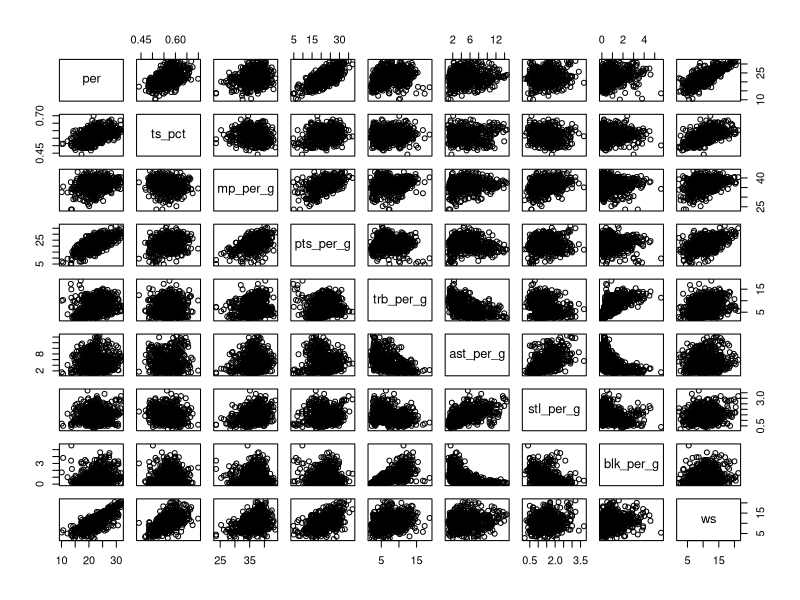

R code for this plot:
## ---- chunk 1
knitr::opts_chunk$set(echo = TRUE)
## ---- chunk 2
NBA = read.csv("mvp_votings.csv",header=TRUE)

#NBA


#----- we want to remove duplicate predictors and ones that are correleated with winshare at all, can do this through explanatory plots, and cross-correleation measures
#pairs(NBA[,c(2,3,5,6,12,13)])

#pairs(NBA[,c(17,18,19,20,21,22,26,27)])

#pairs(NBA[,c(6,8,11,12,13,15,18,19)])
#pairs(NBA[,c(2,14,17,21)])


# some varibales just by there names we can get rid of like offensive rebound, defnsive rebound for just total rebounds. 
# also with these correleation we unsurprisinly see that with minutes played all the other stats are highly correleated together such as points, reb, assits as increase obviously as these players play more.

#But it still might be worth it to keep

# Now we can do pairs again with the points we want to keep

#pairs(NBA[,c(2,3,5,6,17,18,19,20,21,22,26)])


# important to note in report lot of NBA research standardizes all stats to per 48 equivlent but here we want to keep the totals ???? or not




pairs(NBA[,c(5,6,17,18,19,20,21,22,26)])

#fga is not relevent as is highly correlated with others
#15 - is award share or what we want to predict with our regression model
NBAsub = data.frame(NBA[,c(5,6,15,17,18,19,20,21,22,26)])
smp_size <- floor(0.75 * nrow(NBAsub))
set.seed(123)

train_ind <- sample(seq_len(nrow(NBAsub)), size = smp_size)

train <- NBAsub[train_ind, ]
test <- NBAsub[-train_ind, ]


initialLM = lm(award_share ~ . ,data=train)
summary(initialLM)

